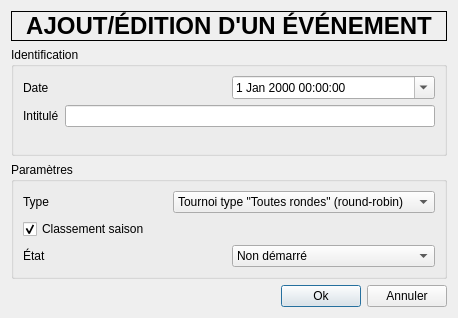
<?xml version="1.0" encoding="UTF-8"?>
<ui version="4.0">
 <class>EventWindow</class>
 <widget class="QDialog" name="EventWindow">
  <property name="geometry">
   <rect>
    <x>0</x>
    <y>0</y>
    <width>458</width>
    <height>318</height>
   </rect>
  </property>
  <property name="windowTitle">
   <string>Dialog</string>
  </property>
  <layout class="QGridLayout" name="gridLayout">
   <item row="0" column="0">
    <widget class="QLabel" name="label">
     <property name="font">
      <font>
       <pointsize>18</pointsize>
       <weight>75</weight>
       <bold>true</bold>
      </font>
     </property>
     <property name="frameShape">
      <enum>QFrame::Box</enum>
     </property>
     <property name="text">
      <string>AJOUT/ÉDITION D'UN ÉVÉNEMENT</string>
     </property>
     <property name="alignment">
      <set>Qt::AlignCenter</set>
     </property>
    </widget>
   </item>
   <item row="1" column="0">
    <widget class="QGroupBox" name="groupBox">
     <property name="title">
      <string>Identification</string>
     </property>
     <layout class="QVBoxLayout" name="verticalLayout">
      <item>
       <layout class="QHBoxLayout" name="horizontalLayout_2">
        <item>
         <widget class="QLabel" name="label_2">
          <property name="text">
           <string>Date</string>
          </property>
         </widget>
        </item>
        <item>
         <widget class="QDateTimeEdit" name="dateTimeEdit">
          <property name="calendarPopup">
           <bool>true</bool>
          </property>
         </widget>
        </item>
       </layout>
      </item>
      <item>
       <layout class="QHBoxLayout" name="horizontalLayout_3">
        <item>
         <widget class="QLabel" name="label_3">
          <property name="text">
           <string>Intitulé</string>
          </property>
         </widget>
        </item>
        <item>
         <widget class="QLineEdit" name="lineTitle"/>
        </item>
       </layout>
      </item>
      <item>
       <spacer name="verticalSpacer">
        <property name="orientation">
         <enum>Qt::Vertical</enum>
        </property>
        <property name="sizeHint" stdset="0">
         <size>
          <width>20</width>
          <height>40</height>
         </size>
        </property>
       </spacer>
      </item>
     </layout>
    </widget>
   </item>
   <item row="2" column="0">
    <widget class="QGroupBox" name="groupBox_2">
     <property name="title">
      <string>Paramètres</string>
     </property>
     <layout class="QVBoxLayout" name="verticalLayout_2">
      <item>
       <layout class="QHBoxLayout" name="horizontalLayout_4">
        <item>
         <widget class="QLabel" name="label_4">
          <property name="text">
           <string>Type</string>
          </property>
         </widget>
        </item>
        <item>
         <widget class="QComboBox" name="comboType">
          <item>
           <property name="text">
            <string>Tournoi type &quot;Toutes rondes&quot; (round-robin)</string>
           </property>
          </item>
          <item>
           <property name="text">
            <string>Tournoi type &quot;Système Suisse&quot;</string>
           </property>
          </item>
         </widget>
        </item>
       </layout>
      </item>
      <item>
       <widget class="QCheckBox" name="checkBoxSeasonRanking">
        <property name="text">
         <string>Classement saison</string>
        </property>
        <property name="checked">
         <bool>true</bool>
        </property>
       </widget>
      </item>
      <item>
       <layout class="QHBoxLayout" name="horizontalLayout_5">
        <item>
         <widget class="QLabel" name="label_5">
          <property name="text">
           <string>État</string>
          </property>
         </widget>
        </item>
        <item>
         <widget class="QComboBox" name="comboState">
          <item>
           <property name="text">
            <string>Non démarré</string>
           </property>
          </item>
          <item>
           <property name="text">
            <string>Démarré</string>
           </property>
          </item>
          <item>
           <property name="text">
            <string>Annulé</string>
           </property>
          </item>
         </widget>
        </item>
       </layout>
      </item>
      <item>
       <spacer name="verticalSpacer_2">
        <property name="orientation">
         <enum>Qt::Vertical</enum>
        </property>
        <property name="sizeHint" stdset="0">
         <size>
          <width>20</width>
          <height>0</height>
         </size>
        </property>
       </spacer>
      </item>
     </layout>
    </widget>
   </item>
   <item row="3" column="0">
    <layout class="QHBoxLayout" name="horizontalLayout">
     <item>
      <spacer name="horizontalSpacer">
       <property name="orientation">
        <enum>Qt::Horizontal</enum>
       </property>
       <property name="sizeHint" stdset="0">
        <size>
         <width>40</width>
         <height>20</height>
        </size>
       </property>
      </spacer>
     </item>
     <item>
      <widget class="QPushButton" name="buttonOk">
       <property name="text">
        <string>Ok</string>
       </property>
      </widget>
     </item>
     <item>
      <widget class="QPushButton" name="buttonCancel">
       <property name="text">
        <string>Annuler</string>
       </property>
      </widget>
     </item>
    </layout>
   </item>
  </layout>
 </widget>
 <resources/>
 <connections/>
</ui>
